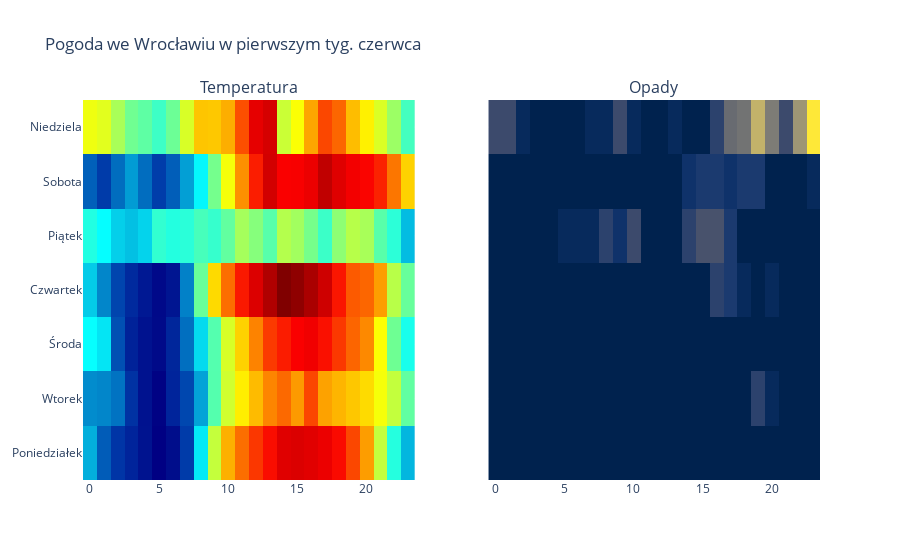

Notebook code for this chart:
### Code cell
fig.add_trace(go.Heatmap(x=wro_temp.index.hour,
                         y=wro_temp.index.weekday.map({0:'Poniedziałek',1:'Wtorek',2:'Środa',3:'Czwartek',4:'Piątek',5:'Sobota',6:'Niedziela'}),
                         z=wro_temp['Wrocław Temperature [2 m elevation corrected]'].tolist(),
                        colorscale='Jet',
                        showscale=False),1,1)

fig.add_trace(go.Heatmap(x=wro_temp.index.hour,
                         y=wro_temp.index.weekday.map({0:'Poniedziałek',1:'Wtorek',2:'Środa',3:'Czwartek',4:'Piątek',5:'Sobota',6:'Niedziela'}),
                         z=wro_temp['Wrocław Precipitation Total'].tolist(),
                        colorscale='Cividis',
                        showscale=False),1,2)

fig.update_layout(title='Pogoda we Wrocławiu w pierwszym tyg. czerwca')
fig.show()

### Figure 1 — Plotly figure (JSON) as saved in the notebook; plotly's stock layout.template omitted (floating-point values rounded to 4 significant figures; data arrays with more than 128 entries replaced by an {"elided": "..."} marker saying what was removed)
{"data": [{"colorscale": [[0, "rgb(0,0,131)"], [0.2, "rgb(0,60,170)"], [0.4, "rgb(5,255,255)"], [0.6, "rgb(255,255,0)"], [0.8, "rgb(250,0,0)"], [1, "rgb(128,0,0)"]], "showscale": false, "type": "heatmap", "x": {"elided": "168 int values"}, "xaxis": "x", "y": {"elided": "168 str values"}, "yaxis": "y", "z": {"elided": "168 float values"}}, {"colorscale": [[0, "#00224e"], [0.1111, "#123570"], [0.2222, "#3b496c"], [0.3333, "#575d6d"], [0.4444, "#707173"], [0.5556, "#8a8678"], [0.6667, "#a59c74"], [0.7778, "#c3b369"], [0.8889, "#e1cc55"], [1, "#fee838"]], "showscale": false, "type": "heatmap", "x": {"elided": "168 int values"}, "xaxis": "x2", "y": {"elided": "168 str values"}, "yaxis": "y2", "z": {"elided": "168 float values"}}], "layout": {"annotations": [{"font": {"size": 16}, "showarrow": false, "text": "Temperatura", "x": 0.225, "xanchor": "center", "xref": "paper", "y": 1, "yanchor": "bottom", "yref": "paper"}, {"font": {"size": 16}, "showarrow": false, "text": "Opady", "x": 0.775, "xanchor": "center", "xref": "paper", "y": 1, "yanchor": "bottom", "yref": "paper"}], "autosize": true, "title": {"text": "Pogoda we Wrocławiu w pierwszym tyg. czerwca"}, "xaxis": {"anchor": "y", "autorange": true, "domain": [0, 0.45], "range": [-0.5, 23.5], "type": "linear"}, "xaxis2": {"anchor": "y2", "autorange": true, "domain": [0.55, 1], "range": [-0.5, 23.5], "type": "linear"}, "yaxis": {"anchor": "x", "autorange": true, "domain": [0, 1], "range": [-0.5, 6.5], "type": "category"}, "yaxis2": {"anchor": "x2", "autorange": true, "domain": [0, 1], "matches": "y", "range": [-0.5, 6.5], "showticklabels": false, "type": "category"}}}
